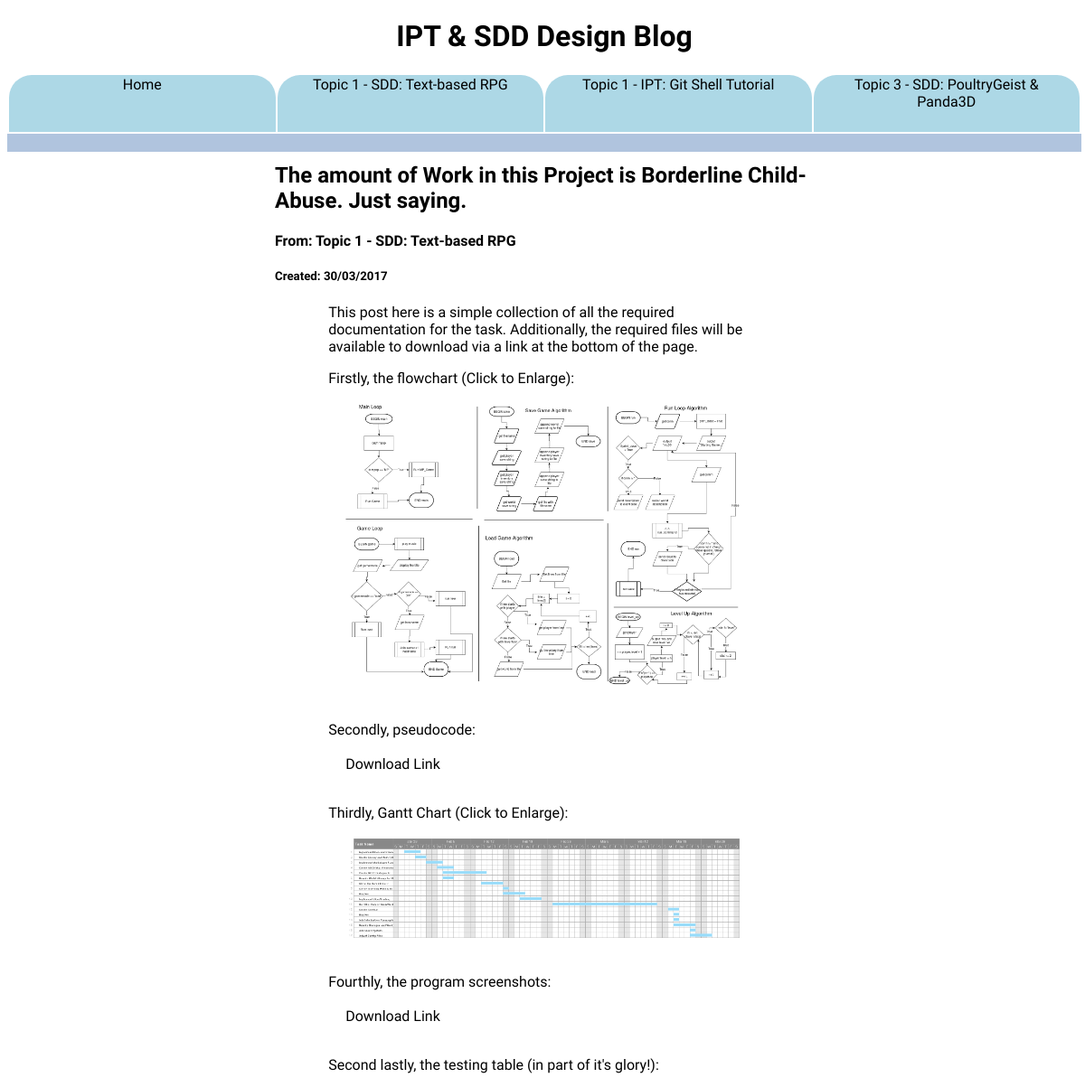
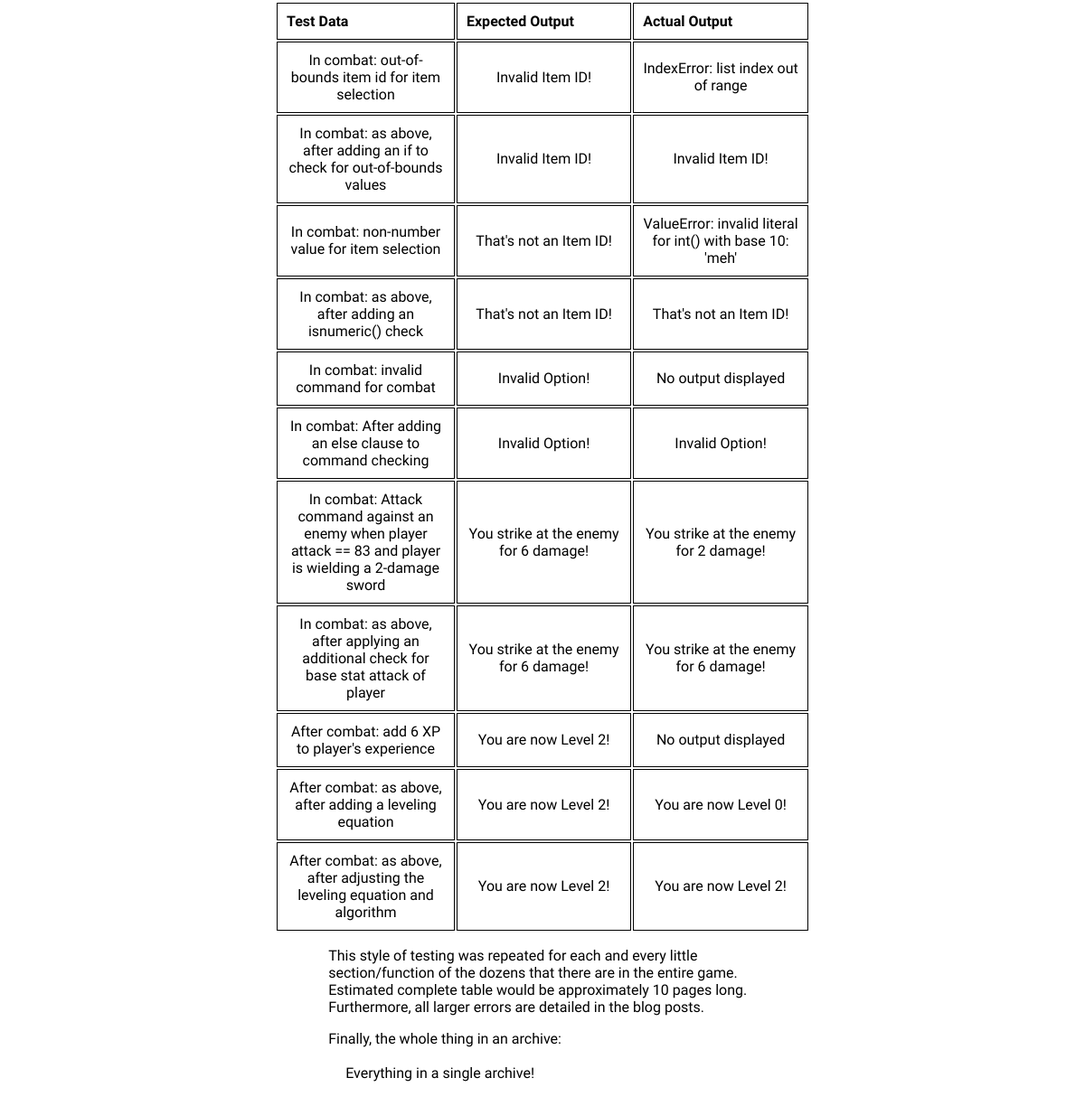
Page /post/34 on the committed database (2 pictures, top to bottom).
### tables this page shows
CREATE TABLE topics (
  	id INTEGER NOT NULL,
  	title TEXT NOT NULL,
  	subtitle TEXT NOT NULL,
    created TEXT NOT NULL,
  	PRIMARY KEY (id)
);

CREATE TABLE posts (
  	id INTEGER NOT NULL,
  	topicid INTEGER NOT NULL,
  	title TEXT NOT NULL,
    message TEXT NOT NULL,
    created TIMESTAMP NOT NULL,
    image TEXT NOT NULL,
  	PRIMARY KEY (id),
  	FOREIGN KEY (topicid) REFERENCES topics(id) ON DELETE CASCADE
);

### School_Blog/main.py (the view)
@app.route('/post/<post_id>')
def post_handler(post_id):
	post = Log.get(post_id)
	if not post:
		return render_template('404.html')
	topic = post.get_topic()
	return render_template('post_template.html', title=post.title, post=post, topic=topic, topics=Topic.get_main_page())

### School_Blog/db.py (called while the page is built)
    @staticmethod
    def get(id):
        cur.execute('''SELECT * FROM posts WHERE id = ?''', (id,))
        row = cur.fetchone()
        if row:
            id, uid, title, mess, date, image = row
            print(uid)
            return Log(eval(mess), title, image, uid, id, date)
        return None

    @staticmethod
    def get_newest(tid):
        cur.execute('''SELECT * FROM posts WHERE topicid = ? ORDER BY created DESC''', (tid,))
        row = cur.fetchone()
        if row:
            id, tid, title, message, created, image = row
            return Log(eval(message), title, image, tid, id, created)

    def get_topic(self):
        return Topic.get(self.topic)

    @staticmethod
    def get(id):
        cur.execute('''SELECT * FROM topics WHERE id = ? ORDER BY created ASC''', (id,))
        row = cur.fetchone()
        if row:
            id, title, subtitle, date = row
            return Topic(title, subtitle, date, id)
        return None

    @staticmethod
    def get_main_page():
        cur.execute('''SELECT * FROM topics ORDER BY created''')
        topics = []
        i = 0
        for row in cur:
            if i == 3:
                break
            id, title, sub, date = row
            topics.append(Topic(title, sub, date, id))
            i += 1
        for i in range(len(topics)):
            post = Log.get_newest(topics[i].id)
            topics[i].post = post
        return topics

### School_Blog/templates/post_template.html (shortened to what this page needs)
<!DOCTYPE html>
<html>
<head>
  <link rel="stylesheet" href="/static/css/main.css">
</head>
<body>
  <div class="header">
    <h1>IPT & SDD Design Blog</h1>
    <table>
      <tr>
        <td>
          <a href="/">Home</a>
        </td>
        {%for t in topics%}
        <td>
          <a href="/topic/{{t.id}}">{{t.title}}: {{t.subtitle}}</a>
        </td>
        {%endfor%}
      </tr>
    </table>
  </div>
  <div id="body_content">
    <h2>{{post.title}}</h2>
    <h4>From: {{topic.title}}: {{topic.subtitle}}</h4>
    <h5>Created: {{'/'.join(post.date[:10].split('-')[::-1])}}</h5>
    {%for a in post.text%}
    <p style="width:80%;margin: 0 auto;">{{a}}</p>
    {%endfor%}
  </div>
</body>
</html>

### School_Blog/static/css/main.css (style rules this page uses)
td { border-radius: 25px 25px 0px 0px; background-color: lightblue; width:17%; text-align: center; height: 30px; }
table { width: 100%; }
.header { width: 99%; position:fixed; background-color: white; top:0; border-bottom: 20px solid lightsteelblue; }
h1 { text-align:center; }
#body_content { margin: 180px auto 0 auto; text-align: left; width: 50%; }
body { font-family: 'Sarpanch', sans-serif; }
a { text-decoration: none; color: black; display:block; height:100%; padding:4%; }

### rows in the picture
topics: title "Topic 1 - SDD", subtitle "Text-based RPG"
topics: title "Topic 1 - IPT", subtitle "Git Shell Tutorial"
topics: title "Topic 3 - SDD", subtitle "PoultryGeist & Panda3D"
posts: title "The amount of Work in this Project is Borderline Child-Abuse. Just saying.", created "30/03/2017"

### other values in the picture
{{ a }} "This post here is a simple collection of all the required documentation for the task. Additionally, the required files will be available to download via a link at the bottom of the page." "Firstly, the flowchart (Click to Enlarge):" "Secondly, pseudocode: Download Link" "Thirdly, Gantt Chart (Click to Enlarge):" "Fourthly, the program screenshots: Download Link" "Finally, the whole thing in an archive: Everything in a single archive!"
